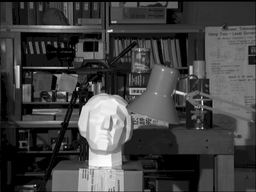
#> input picture HW1/Q5_image/img_improvment.png, 256 x 192 px, shrunk from 384 x 288 before the run
$ jupyter execute Q5.ipynb
#> lines starting #> are read from the running program, lines starting #| are printed output that depends on the picture
# Q5

[cell 1]
import numpy as np
import cv2
import math
import matplotlib.pyplot as plt
# from google.colab.patches import cv2_imshow

## part a

<h3> in this section we want to implement histogram equalization </h3>
<h3> you can use opencv library </h3>

[cell 2]
# Load the grayscale image using OpenCV
image = cv2.imread('Q5_image/img_improvment.png', cv2.IMREAD_GRAYSCALE)
#> image is the input picture: shape (192, 256); min 0, max 255, mean 66.5

# Make a copy of the original image to avoid modifying it
output_image = image.copy()

# Make another copy of the original image for equalization purposes
equalize_image = image.copy()

# Calculate the histogram and bins of the equalize_image using NumPy
hist, bins = np.histogram(equalize_image.flatten(), 256, [0, 256])
#> hist = 256 values, max 4012 at index 0, min 0 at index 253, mean 192; bins = 257 values from 0 to 256

# Calculate the cumulative distribution function (CDF) of the histogram
cdf = hist.cumsum()
#> cdf = 256 values from 4012 to 49152

# Normalize the CDF so that the maximum value is 1
cdf = cdf / cdf[-1]
#> cdf = 256 values from 0.0816 to 1

# Apply histogram equalization to the equalize_image using the CDF
equalize_image = cdf[image] * 255
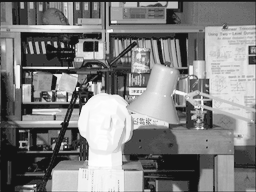
#> equalize_image: shape (192, 256) float64; min 20.81, max 255, mean 129.2

# Convert the equalized image to unsigned 8-bit integer format
equalize_image = np.uint8(equalize_image)

[cell 3]
plt.figure(figsize=(20,20))
plt.subplot(1,2,1)
plt.imshow(image, cmap='gray')
plt.title('main image')
plt.axis('off')

plt.subplot(1,2,2)
plt.imshow(equalize_image, cmap='gray')
plt.title('equalized image')
plt.axis('off')
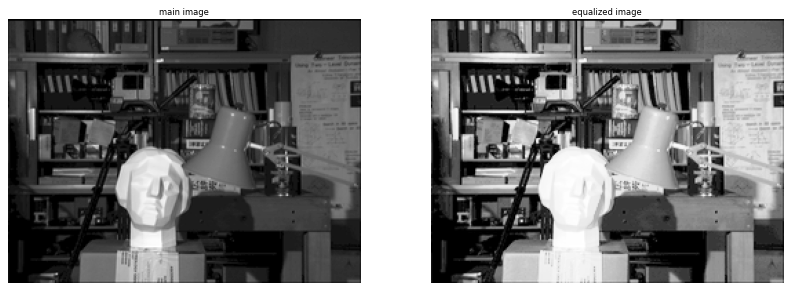
#> figure drawn by matplotlib, 2 panels

## part b

<h3> in this section we want to implement the first method for ACE </h3>
<h3> you can use opencv library </h3>
<h3> use 48(6*8) grids (size of the grids should be 48*48) </h3>

[cell 4]
def ACE1(image, gridSize):
  '''
  Adaptive Contrast Enhancement using histogram equalization on non-overlapping image grids.
  Implements the first method (calculating transition function for each grid).
  '''
#> called with gridSize = 48

  # Make a copy of the input image to avoid modifying it
  output_image = image.copy()

  # Get the dimensions of the input image
  x,y = image.shape
#> x = 192; y = 256

  # Loop over all non-overlapping image grids with size gridSize x gridSize
  for i in range(0, x, gridSize):
    for j in range(0, y, gridSize):

      # Extract the current grid from the input image
      grid = image[i:i+gridSize, j:j+gridSize]

      # Calculate the histogram and bins of the grid using NumPy
      hist, bins = np.histogram(grid.flatten(), 256, [0, 256])

      # Calculate the cumulative distribution function (CDF) of the histogram
      cdf = hist.cumsum()

      # Normalize the CDF so that the maximum value is 1
      cdf = cdf / cdf[-1]

      # Apply histogram equalization to the grid using the CDF
      grid = cdf[grid] * 255

      # Convert the equalized grid to unsigned 8-bit integer format
      grid = np.uint8(grid)

      # Replace the current grid in the output image with the equalized grid
      output_image[i:i+gridSize, j:j+gridSize] = grid
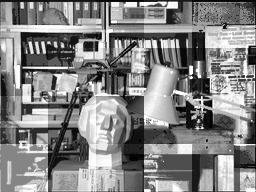
#> output_image: shape (192, 256); min 0, max 255, mean 131.8

  # Return the output image
  return output_image

[cell 5]
plt.figure(figsize=(20,20))
plt.subplot(1,2,1)
plt.imshow(image, cmap='gray')
plt.title('main image')
plt.axis('off')

plt.subplot(1,2,2)
output_image = ACE1(image,48)
plt.imshow(output_image, cmap='gray')
plt.title('equalized image')
plt.axis('off')
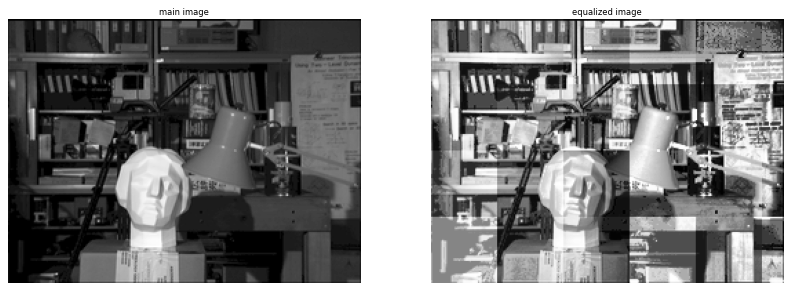
#> figure drawn by matplotlib, 2 panels

## part c

<h3> in this section we want to implement the second method for ACE </h3>
<h3> you can use opencv library </h3>

[cell 6]
def ACE2(image, gridSize):
    '''
    you can just use the equalize function of OpenCV for each grid
    You can use OpenCV built-in tools for applying padding
    Use second method for ACE implementation (calculating transition function for each pixel)
    input(s):
      image (ndarray): input image
      gridSize (tuple): window size for calculating histogram equalization
    output(s):
      output (ndarray): improved image
    '''
#> called with gridSize = (70, 70)

    # Make a copy of the input image
    output = image.copy()
    # Define the padding size for the image
    pad = (gridSize[0]//2,gridSize[1]//2)
    # Add padding to the image using cv2.copyMakeBorder function
    image = cv2.copyMakeBorder(image,pad[0],pad[0],pad[1],pad[1],cv2.BORDER_CONSTANT,value=0)
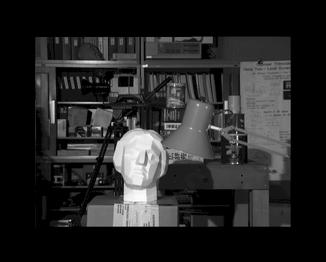
#> image: shape (262, 326); min 0, max 255, mean 38.3
    # Get the dimensions of the padded image
    x,y = image.shape
#> x = 262; y = 326
    # Loop over the pixels in the padded image
    for i in range(pad[0],x-pad[0]):
        for j in range(pad[1],y-pad[1]):
            # Get the grid around the current pixel
            grid = image[i-pad[0]:i+pad[0]+1,j-pad[1]:j+pad[1]+1]
            # Calculate the histogram and cumulative distribution function for the grid
            hist, bins = np.histogram(grid.flatten(),256,[0,256])
            cdf = hist.cumsum()
            cdf = cdf/cdf[-1]
            # Apply histogram equalization using numpy indexing
            grid = cdf[grid] * 255
            # Convert the equalized image to unsigned 8-bit integers
            grid = np.uint8(grid)
            # Update the output image with the equalized pixel value
            output[i-pad[0],j-pad[1]] = grid[pad[0],pad[1]]
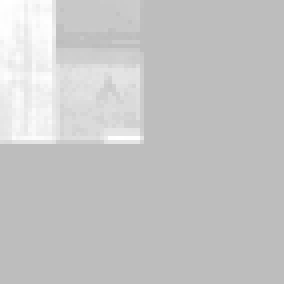
#> grid: shape (71, 71) (shown 4 times larger); min 189, max 255, mean 197.7
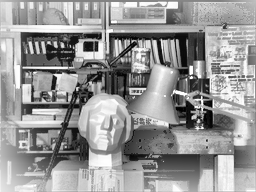
#> output: shape (192, 256); min 1, max 255, mean 150.1
    # Return the output image
    return output

[cell 7]
plt.figure(figsize=(20,20))
plt.subplot(1,2,1)
plt.imshow(image, cmap='gray')
plt.title('main image')
plt.axis('off')

plt.subplot(1,2,2)
output_image = ACE2(image,(70,70))
plt.imshow(output_image, cmap='gray')
plt.title('equalized image')
plt.axis('off')

## part d

<h3> in this section we want to implement CLAHE </h3>
<h3><b> note : you can just use opencv library for calculate histogram and applying padding </b></h3>
<h3><b>note : you can't use the equalize function of opencv</b></h3>

[cell 8]
def CLAHE(image, gridSize, clip_limit):
    '''
    Implement Contrast Limited Adaptive Histogram Equalization (CLAHE) algorithm
    You can use OpenCV built-in tools for applying padding
    You can't use the equalize function of OpenCV
    Use second method for ACE implementation (calculating transition function for each pixel)

    Inputs:
      image (ndarray): Input image
      gridSize (tuple): Window size for calculating histogram equalization
      clip_limit (int): Threshold for contrast limiting

    Output:
      output (ndarray): Improved image
    '''
#> called with gridSize = (70, 70), clip_limit = 100

    # Make a copy of the input image
    output = image.copy()

    # Calculate the padding size
    pad = (gridSize[0] // 2, gridSize[1] // 2)

    # Apply padding using OpenCV's copyMakeBorder function
    image_padded = cv2.copyMakeBorder(image, pad[0], pad[0], pad[1], pad[1], cv2.BORDER_REFLECT)
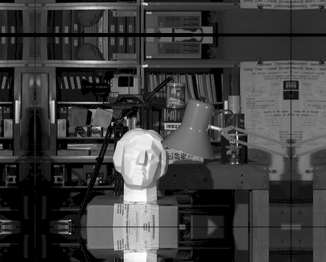
#> image_padded: shape (262, 326); min 0, max 255, mean 61.7

    # Get the shape of the input image
    x, y = image.shape
#> x = 192; y = 256

    # Loop through each pixel of the input image
    for i in range(pad[0], x + pad[0]):
        for j in range(pad[1], y + pad[1]):

            # Calculate the histogram of the current window
            hist = np.histogram(image_padded[i - pad[0]:i + pad[0] + 1, j - pad[1]:j + pad[1] + 1].flatten(), 256, [0, 256])[0]

            # Clip the histogram to the clip_limit threshold
            hist = np.clip(hist, 0, clip_limit)

            # Apply the contrast limiting to the histogram
            hist = hist + clip_limit

            # Calculate the cumulative distribution function (CDF) of the histogram
            cdf = np.cumsum(hist)
            cdf = cdf / cdf[-1]

            # Apply the transition function to the current pixel and store the result in the output image
            output[i - pad[0], j - pad[1]] = cdf[image[i - pad[0], j - pad[1]]] * 255

    # Return the improved image
    return output

[cell 9]
plt.figure(figsize=(20,20))
plt.subplot(1,2,1)
plt.imshow(image, cmap='gray')
plt.title('main image')
plt.axis('off')

plt.subplot(1,2,2)
output_image = CLAHE(image,(70,70), 100)
plt.imshow(output_image, cmap='gray')
plt.title('equalized image')
plt.axis('off')
